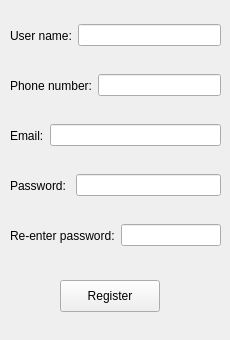
<?xml version="1.0" encoding="UTF-8"?>
<ui version="4.0">
 <class>MainWindow</class>
 <widget class="QMainWindow" name="MainWindow">
  <property name="geometry">
   <rect>
    <x>0</x>
    <y>0</y>
    <width>230</width>
    <height>340</height>
   </rect>
  </property>
  <property name="minimumSize">
   <size>
    <width>230</width>
    <height>340</height>
   </size>
  </property>
  <property name="maximumSize">
   <size>
    <width>230</width>
    <height>340</height>
   </size>
  </property>
  <property name="windowTitle">
   <string>MainWindow</string>
  </property>
  <widget class="QWidget" name="centralwidget">
   <widget class="QWidget" name="horizontalLayoutWidget">
    <property name="geometry">
     <rect>
      <x>10</x>
      <y>10</y>
      <width>211</width>
      <height>51</height>
     </rect>
    </property>
    <layout class="QHBoxLayout" name="horizontalLayout">
     <item>
      <widget class="QLabel" name="label">
       <property name="text">
        <string>User name:</string>
       </property>
      </widget>
     </item>
     <item>
      <widget class="QLineEdit" name="lineEdit"/>
     </item>
    </layout>
   </widget>
   <widget class="QWidget" name="horizontalLayoutWidget_2">
    <property name="geometry">
     <rect>
      <x>10</x>
      <y>210</y>
      <width>211</width>
      <height>51</height>
     </rect>
    </property>
    <layout class="QHBoxLayout" name="horizontalLayout_2">
     <item>
      <widget class="QLabel" name="label_2">
       <property name="text">
        <string>Re-enter password:</string>
       </property>
      </widget>
     </item>
     <item>
      <widget class="QLineEdit" name="lineEdit_4"/>
     </item>
    </layout>
   </widget>
   <widget class="QWidget" name="horizontalLayoutWidget_3">
    <property name="geometry">
     <rect>
      <x>10</x>
      <y>60</y>
      <width>211</width>
      <height>51</height>
     </rect>
    </property>
    <layout class="QHBoxLayout" name="horizontalLayout_3">
     <item>
      <widget class="QLabel" name="label_3">
       <property name="text">
        <string>Phone number:</string>
       </property>
      </widget>
     </item>
     <item>
      <widget class="QLineEdit" name="lineEdit_3"/>
     </item>
    </layout>
   </widget>
   <widget class="QWidget" name="horizontalLayoutWidget_4">
    <property name="geometry">
     <rect>
      <x>10</x>
      <y>110</y>
      <width>211</width>
      <height>51</height>
     </rect>
    </property>
    <layout class="QHBoxLayout" name="horizontalLayout_4">
     <item>
      <widget class="QLabel" name="label_5">
       <property name="text">
        <string>Email:</string>
       </property>
      </widget>
     </item>
     <item>
      <widget class="QLineEdit" name="lineEdit_2"/>
     </item>
    </layout>
   </widget>
   <widget class="QWidget" name="horizontalLayoutWidget_5">
    <property name="geometry">
     <rect>
      <x>10</x>
      <y>160</y>
      <width>211</width>
      <height>51</height>
     </rect>
    </property>
    <layout class="QHBoxLayout" name="horizontalLayout_5">
     <item>
      <widget class="QLabel" name="label_4">
       <property name="text">
        <string>Password: </string>
       </property>
      </widget>
     </item>
     <item>
      <widget class="QLineEdit" name="lineEdit_5"/>
     </item>
    </layout>
   </widget>
   <widget class="QPushButton" name="pushButton">
    <property name="geometry">
     <rect>
      <x>60</x>
      <y>280</y>
      <width>100</width>
      <height>32</height>
     </rect>
    </property>
    <property name="text">
     <string>Register</string>
    </property>
   </widget>
  </widget>
  <widget class="QMenuBar" name="menubar">
   <property name="geometry">
    <rect>
     <x>0</x>
     <y>0</y>
     <width>230</width>
     <height>24</height>
    </rect>
   </property>
  </widget>
 </widget>
 <resources/>
 <connections/>
</ui>
